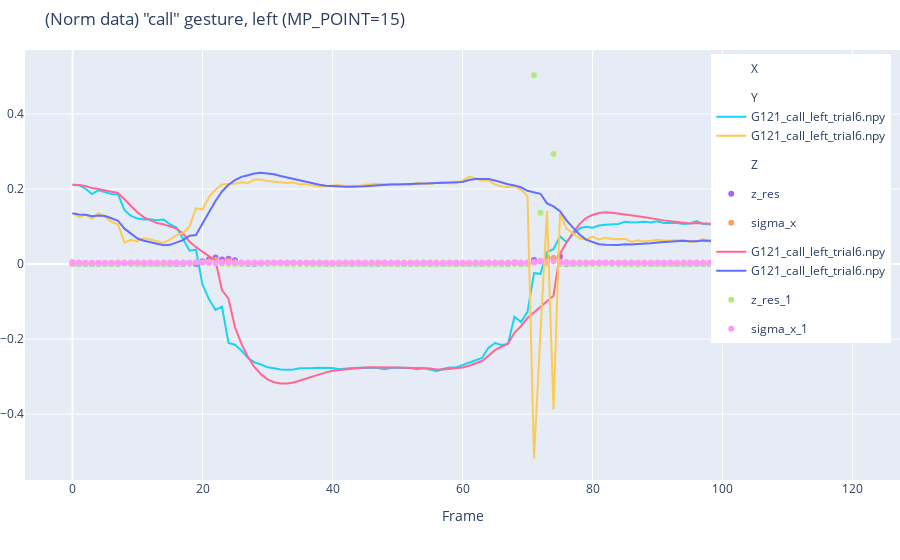

The notebook cell saved with this chart:
### Code cell
fig = create_figure(f'(Norm data) "{GESTURE}" gesture, {HAND} ({MP_POINT=})')

MP_POINT = 16
points = np.zeros((data_debug.shape[0], 3))

points_kf = np.zeros((data_debug.shape[0], 3))
kf.x = np.array([
    [transform(data_debug[0])[MP_POINT-11][1]],
    [0],
])
z_res_hist = np.zeros(data_debug.shape[0])
sigma_x_hist = np.zeros(data_debug.shape[0])
for i, frame_data in enumerate(data_debug):
    points[i] = transform(frame_data)[MP_POINT-11]

    new_point = transform(frame_data)[MP_POINT-11]
    kf.predict()
    z_res = kf.residual_of(new_point[1])[0][0]
    # if z_res inside sqrt(1000) * sigma_x
    if z_res ** 2 < 100 * kf.P[0, 0]:
        kf.update(new_point[1])
    points_kf[i] = kf.x[0, 0]

    z_res_hist[i] = z_res ** 2
    sigma_x_hist[i] = 100 * kf.P[0, 0]

fig.add_trace(go.Scatter(y=z_res_hist,
                mode='markers',
                name='z_res',
                legendgroup='res',
))
fig.add_trace(go.Scatter(y=sigma_x_hist,
                mode='markers',
                name='sigma_x',
                legendgroup='sigma',
))

fig.add_trace(go.Scatter(y=points[:, 1],
                mode='lines',
                name=os.path.basename(file),
                legendgroup='Y',
))
fig.add_trace(go.Scatter(y=points_kf[:, 1],
                mode='lines',
                name=os.path.basename(file),
                legendgroup='K',
))

MP_POINT = 24
points = np.zeros((data_debug.shape[0], 3))

points_kf = np.zeros((data_debug.shape[0], 3))
kf.x = np.array([
    [transform(data_debug[0])[MP_POINT-11][1]],
    [0],
])
z_res_hist = np.zeros(data_debug.shape[0])
sigma_x_hist = np.zeros(data_debug.shape[0])
for i, frame_data in enumerate(data_debug):
    points[i] = transform(frame_data)[MP_POINT-11]

    new_point = transform(frame_data)[MP_POINT-11]
    kf.predict()
    z_res = kf.residual_of(new_point[1])[0][0]
    # if z_res inside 10 * sigma_x
    if z_res ** 2 < 100 * kf.P[0, 0]:
        kf.update(new_point[1])
    points_kf[i] = kf.x[0, 0]

    z_res_hist[i] = z_res ** 2
    sigma_x_hist[i] = 100 * kf.P[0, 0]

fig.add_trace(go.Scatter(y=z_res_hist,
                mode='markers',
                name='z_res_1',
                legendgroup='res_1',
))
fig.add_trace(go.Scatter(y=sigma_x_hist,
                mode='markers',
                name='sigma_x_1',
                legendgroup='sigma_1',
))

fig.add_trace(go.Scatter(y=points[:, 1],
                mode='lines',
                name=os.path.basename(file),
                legendgroup='Y',
))
fig.add_trace(go.Scatter(y=points_kf[:, 1],
                mode='lines',
                name=os.path.basename(file),
                legendgroup='K',
))

fig.show()
fig.show('svg')
